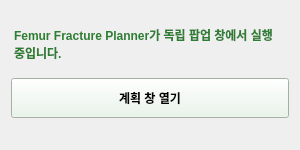
<?xml version="1.0" encoding="UTF-8"?>
<ui version="4.0">
 <class>qSlicerFemurFracturePlannerCppModuleWidget</class>
 <widget class="qSlicerWidget" name="qSlicerFemurFracturePlannerCppModuleWidget">
  <property name="geometry">
   <rect>
    <x>0</x>
    <y>0</y>
    <width>300</width>
    <height>150</height>
   </rect>
  </property>
  <property name="windowTitle">
   <string>FemurFracturePlannerCpp</string>
  </property>
  <layout class="QVBoxLayout" name="verticalLayout">
   <item>
    <widget class="QLabel" name="infoLabel">
     <property name="text">
      <string>Femur Fracture Planner가 독립 팝업 창에서 실행 중입니다.</string>
     </property>
     <property name="wordWrap">
      <bool>true</bool>
     </property>
     <property name="styleSheet">
      <string notr="true">font-weight: bold; color: #2e7d32; margin-top: 15px; margin-bottom: 10px;</string>
     </property>
    </widget>
   </item>
   <item>
    <widget class="QPushButton" name="openPlannerButton">
     <property name="text">
      <string>계획 창 열기</string>
     </property>
     <property name="styleSheet">
      <string notr="true">font-weight: bold; background-color: #e8f5e9;</string>
     </property>
     <property name="minimumSize">
      <size>
       <width>0</width>
       <height>40</height>
      </size>
     </property>
    </widget>
   </item>
   <item>
    <spacer name="verticalSpacer">
     <property name="orientation">
      <enum>Qt::Orientation::Vertical</enum>
     </property>
     <property name="sizeHint" stdset="0">
      <size>
       <width>20</width>
       <height>40</height>
      </size>
     </property>
    </spacer>
   </item>
  </layout>
 </widget>
 <customwidgets>
  <customwidget>
   <class>qSlicerWidget</class>
   <extends>QWidget</extends>
   <header>qSlicerWidget.h</header>
   <container>1</container>
  </customwidget>
 </customwidgets>
 <resources/>
 <connections/>
</ui>
